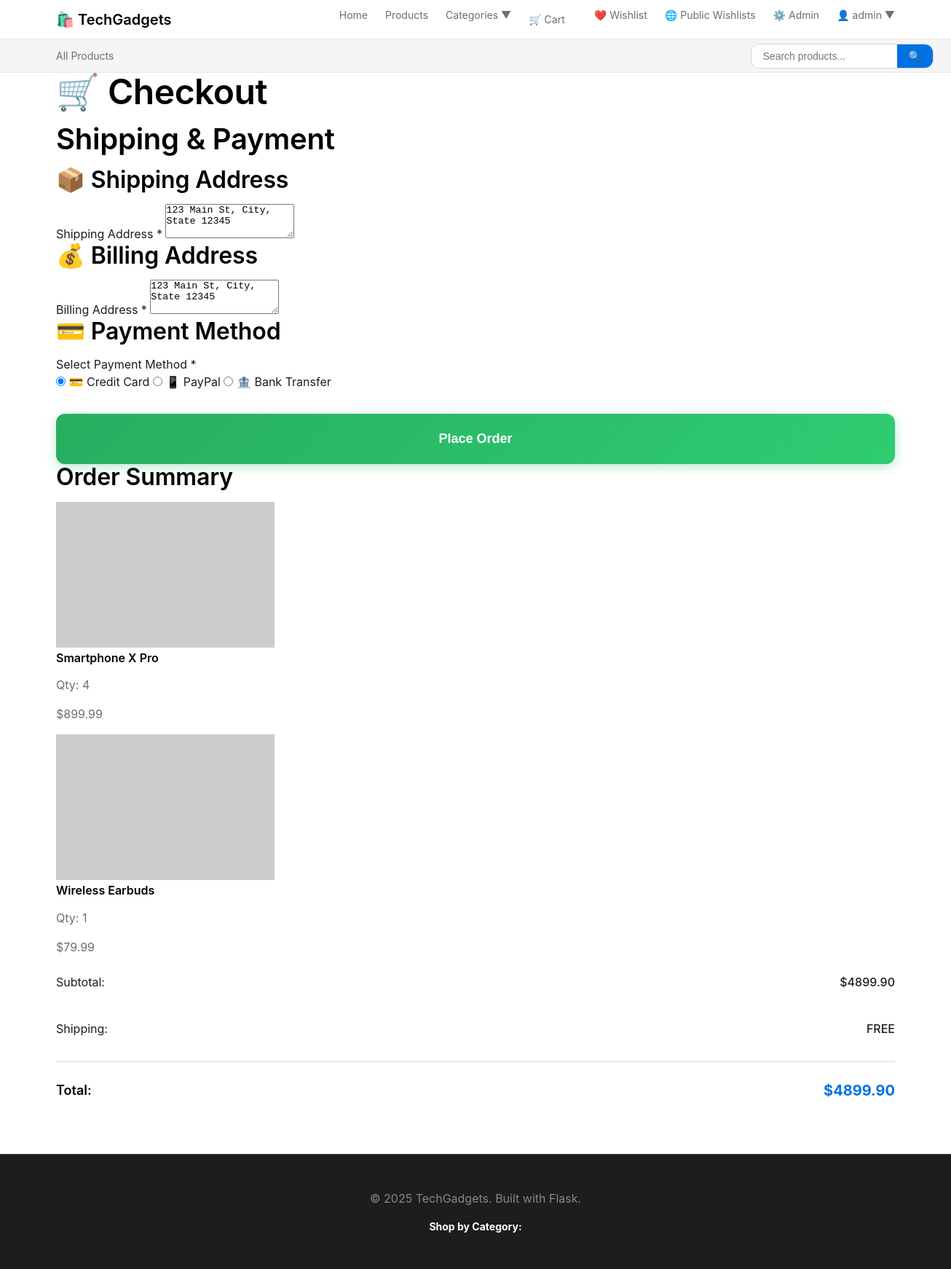
Page /checkout (signed in) on the committed database.
### tables this page shows
CREATE TABLE users
                     (
                         id INTEGER PRIMARY KEY AUTOINCREMENT,
                         username TEXT UNIQUE NOT NULL,
                         email TEXT UNIQUE NOT NULL,
                         password_hash TEXT NOT NULL,
                         created_at TIMESTAMP DEFAULT CURRENT_TIMESTAMP
                     , is_admin BOOLEAN DEFAULT 0);

CREATE TABLE cart_items
                     (
                         id INTEGER PRIMARY KEY AUTOINCREMENT,
                         user_id INTEGER NOT NULL,
                         product_id INTEGER NOT NULL,
                         quantity INTEGER NOT NULL DEFAULT 1,
                         created_at TIMESTAMP DEFAULT CURRENT_TIMESTAMP,
                         FOREIGN KEY (user_id) REFERENCES users (id),
                         FOREIGN KEY (product_id) REFERENCES products (id),
                         UNIQUE (user_id,product_id)
                     );

CREATE TABLE products
                     (
                         id INTEGER PRIMARY KEY AUTOINCREMENT,
                         name TEXT NOT NULL,
                         price REAL NOT NULL,
                         description TEXT,
                         image_url TEXT,
                         category_id INTEGER,
                         stock INTEGER DEFAULT 0,
                         created_at TIMESTAMP DEFAULT CURRENT_TIMESTAMP,
                         FOREIGN KEY (category_id) REFERENCES categories (id)
                     );

### minimal_app.py (the view, shortened to what this page needs)
@app.route('/checkout', methods=['GET', 'POST'])
@login_required
def checkout():
    conn = get_db_connection()
    cart_items_db = conn.execute('''
                                 SELECT cart_items.*, products.name, products.price, products.image_url
                                 FROM cart_items
                                          JOIN products ON cart_items.product_id = products.id
                                 WHERE cart_items.user_id = ?
                                 ''', (current_user.id,)).fetchall()
    conn.close()
    cart_items = []
    for item in cart_items_db:
        cart_items.append({
            'product_id': item['product_id'],
            'name': item['name'],
            'price': item['price'],
            'image_url': item['image_url'],
            'quantity': item['quantity']
        })
    if not cart_items:
        return render_template('checkout_empty.html', username=current_user.username)
    return render_template('checkout.html', cart_items=cart_items)

### minimal_app.py (called while the page is built)
def get_db_connection():
    conn = sqlite3.connect(app.config['DATABASE'])
    conn.row_factory = sqlite3.Row
    return conn

@login_manager.user_loader
def load_user(user_id):
    return User.get(user_id)

@app.context_processor
def inject_cart_count():
    cart_count = 0
    if current_user.is_authenticated:
        conn = get_db_connection()
        cart_result = conn.execute('''
                                   SELECT SUM(quantity) as total_quantity
                                   FROM cart_items
                                   WHERE user_id = ?
                                   ''', (current_user.id,)).fetchone()
        conn.close()
        if cart_result and cart_result['total_quantity']:
            cart_count = cart_result['total_quantity']
    return dict(cart_count=cart_count)

    @staticmethod
    def get(user_id):
        conn = get_db_connection()
        user = conn.execute('SELECT * FROM users WHERE id = ?', (user_id,)).fetchone()
        conn.close()
        if not user:
            return None
        return User(id=user['id'], username=user['username'], email=user['email'],
                    password_hash=user['password_hash'], created_at=user['created_at'],
                    is_admin=user['is_admin'])

### application/templates/checkout.html (shortened to what this page needs)
{% extends "base.html" %}
{% block content %}
<div class="checkout-page">
    <div class="container">
        <h1>🛒 Checkout</h1>
        {% if not cart_items %}
        <div class="empty-cart-warning">
            <h2>Your cart is empty</h2>
            <p>Please add some items to your cart before checking out.</p>
            <a href="{{ url_for('products_page') }}" class="cta-button">Continue Shopping</a>
        </div>
        {% else %}
        <div class="checkout-container">
            <div class="checkout-form">
                <h2>Shipping & Payment</h2>
                <form method="POST" action="{{ url_for('checkout') }}">
                    <div class="form-section">
                        <h3>📦 Shipping Address</h3>
                        <div class="form-group">
                            <label for="shipping_address">Shipping Address *</label>
                            <textarea id="shipping_address" name="shipping_address" rows="3" required
                                      placeholder="Enter your complete shipping address">123 Main St, City, State 12345</textarea>
                        </div>
                    </div>
                    <div class="form-section">
                        <h3>💰 Billing Address</h3>
                        <div class="form-group">
                            <label for="billing_address">Billing Address *</label>
                            <textarea id="billing_address" name="billing_address" rows="3" required
                                      placeholder="Enter your complete billing address">123 Main St, City, State 12345</textarea>
                        </div>
                    </div>
                    <div class="form-section">
                        <h3>💳 Payment Method</h3>
                        <div class="form-group">
                            <label>Select Payment Method *</label>
                            <div class="payment-options">
                                <label class="payment-option">
                                    <input type="radio" name="payment_method" value="credit_card" required checked>
                                    <span>💳 Credit Card</span>
                                </label>
                                <label class="payment-option">
                                    <input type="radio" name="payment_method" value="paypal">
                                    <span>📱 PayPal</span>
                                </label>
                                <label class="payment-option">
                                    <input type="radio" name="payment_method" value="bank_transfer">
                                    <span>🏦 Bank Transfer</span>
                                </label>
                            </div>
                        </div>
                    </div>
                    <button type="submit" class="checkout-btn">
                        Place Order
                    </button>
                </form>
            </div>
            <div class="order-summary">
                <h3>Order Summary</h3>
                <div class="order-items">
                    {% for item in cart_items %}
                    <div class="order-item">
                        <img src="{{ item.image_url }}" alt="{{ item.name }}" onerror="this.src='https://via.placeholder.com/80x80?text=No+Image'">
                        <div class="item-details">
                            <h4>{{ item.name }}</h4>
                            <p>Qty: {{ item.quantity }}</p>
                            <p class="price">${{ "%.2f"|format(item.price) }}</p>
                        </div>
                    </div>
                    {% endfor %}
                </div>
                <div class="summary-totals">
                    {% set subtotal = cart_items | sum(attribute='price') * cart_items | sum(attribute='quantity') %}
                    {% set shipping = 5.99 if subtotal < 50 else 0 %}
                    {% set total = subtotal + shipping %}
                    <div class="summary-line">
                        <span>Subtotal:</span>
                        <span>${{ "%.2f"|format(subtotal) }}</span>
                    </div>
                    <div class="summary-line">
                        <span>Shipping:</span>
                        <span>{% if shipping == 0 %}FREE{% else %}${{ "%.2f"|format(shipping) }}{% endif %}</span>
                    </div>
                    <div class="summary-line total">
                        <span>Total:</span>
                        <span>${{ "%.2f"|format(total) }}</span>
                    </div>
                </div>
            </div>
        </div>
        {% endif %}
    </div>
</div>
{% endblock %}

### application/templates/base.html (shortened to what this page needs)
<!DOCTYPE html>
<html lang="en">
<head>
    <link rel="stylesheet" href="{{ url_for('static', filename='css/style.css') }}">
</head>
<body data-user-authenticated="{{ 'true' if current_user.is_authenticated else 'false' }}">
    <nav class="navbar">
        <div class="nav-container">
            <div class="nav-logo">
                <a href="{{ url_for('index') }}" class="logo-link">🛍️ TechGadgets</a>
            </div>
            <ul class="nav-menu">
                <li class="nav-item">
                    <a href="{{ url_for('index') }}" class="nav-link">Home</a>
                </li>
                <li class="nav-item">
                    <a href="{{ url_for('products_page') }}" class="nav-link">Products</a>
                </li>
                <li class="nav-item dropdown">
                    <a href="#" class="nav-link dropdown-toggle">Categories ▼</a>
                </li>
                {% if current_user.is_authenticated %}
                <li class="nav-item">
                    <a href="{{ url_for('cart') }}" class="nav-link cart-link">🛒 Cart</a>
                </li>
                <li class="nav-item">
                    <a href="{{ url_for('wishlist') }}" class="nav-link">❤️ Wishlist</a>
                </li>
                <li class="nav-item">
                    <a href="{{ url_for('public_wishlists') }}" class="nav-link">🌐 Public Wishlists</a>
                </li>
                {% if current_user.is_admin %}
                <li class="nav-item">
                    <a href="{{ url_for('admin_dashboard') }}" class="nav-link admin-link">⚙️ Admin</a>
                </li>
                {% endif %}
                <li class="nav-item dropdown">
                    <a href="#" class="nav-link dropdown-toggle">👤 {{ current_user.username }} ▼</a>
                </li>
                {% endif %}
            </ul>
        </div>
    </nav>
    <nav class="category-nav">
        <div class="category-nav-container">
            <a href="{{ url_for('products_page') }}" class="category-nav-item {% if request.endpoint == 'products_page' and not request.args.get('category') %}active{% endif %}">
                All Products
            </a>
        </div>
        <div class="nav-search">
            <form method="GET" action="{{ url_for('advanced_search') }}" class="search-form">
                <input type="text" name="q" placeholder="Search products..."
                       class="nav-search-input" value="{{ request.args.get('q', '') }}">
                <button type="submit" class="nav-search-btn">🔍</button>
            </form>
        </div>
    </nav>
    <main class="main-content">
        {% block content %}{% endblock %}
    </main>
    <footer class="footer">
        <div class="container">
            <p>&copy; 2025 TechGadgets. Built with Flask.</p>
            <div class="footer-categories">
                <strong>Shop by Category:</strong>
            </div>
        </div>
    </footer>
</body>
</html>

### rows in the picture
users: username "admin"
cart_items: name "Smartphone X Pro", quantity "4"
products: price "899.99"
cart_items: name "Wireless Earbuds", quantity "1"
products: price "79.99"

### other values in the picture
{{ "%.2f"|format(subtotal) }} "4899.90"
{{ "%.2f"|format(total) }} "4899.90"
